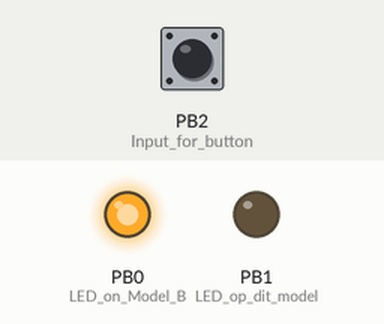
Simulated run of this sketch. Board: ATtiny85, built with avr-gcc and run on an emulated ATtiny85. Parts: output pins drawn as LEDs (lit = HIGH). Inputs (shaded band) come from the test bench; at power-on: PB2 (Input_for_button) LOW. What the sketch prints to the serial monitor is not drawn.

Above: at 1.2 s.
1.3 s: PB2 (Input_for_button) pulled HIGH for 3.2 s
At 1.9 s:
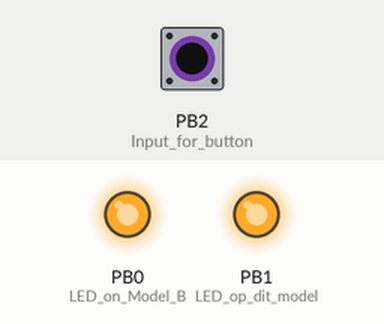
Timing chart, 0 to 6.8 s (numbered marks = the images above; inputs shaded):
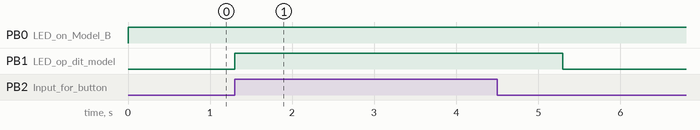

Measured:
- after the input at 1.3 s, PB1 (LED_op_dit_model): LOW → HIGH at once, → LOW 4.0 s later

The sketch:

Hello_button.ino
```cpp
// the setup routine runs once when you press reset:
void setup() {
  // initialize the digital pin as an output.
  pinMode(0, OUTPUT); //LED on Model B
  pinMode(1, OUTPUT); //LED op dit model!
  pinMode(2, INPUT);  // Input for button
}

// the loop routine runs over and over again forever:
void loop() {
  digitalWrite(0, HIGH); // powah to the button
  if (digitalRead(2)){
    digitalWrite(1, HIGH);  // turn the LED on (HIGH is the voltage level)
    delay(1000);
  }
  digitalWrite(1, LOW); // turn the LED off by making the voltage LOW
  Serial.println(digitalRead(2));
}
```
